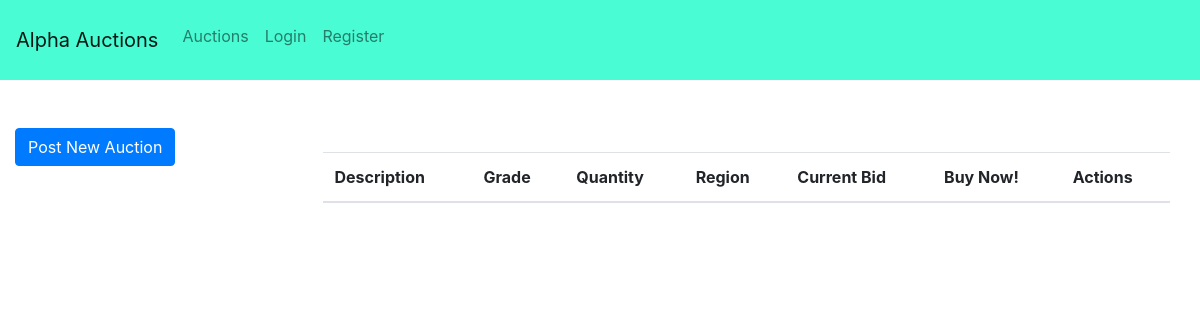
The page /auctions/listings/?asset=X on the database as committed earlier.
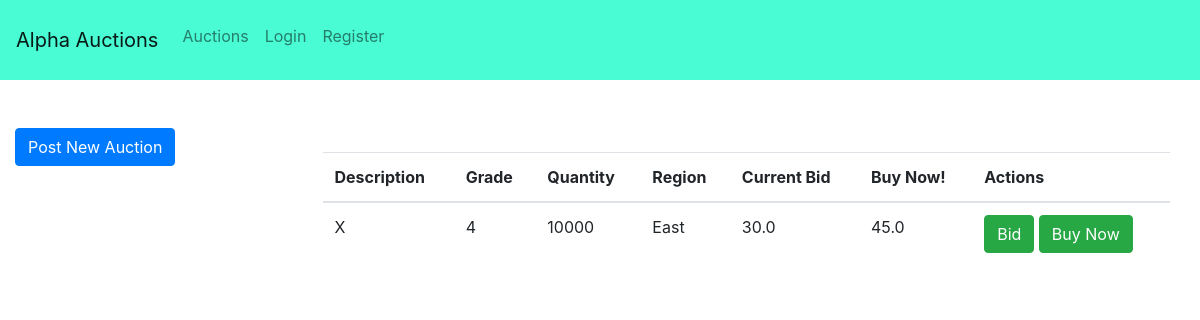
The same page on the database as committed later.
### auctions/models.py (models this page shows, shortened)
class Auction(models.Model):
    seller = models.ForeignKey(User, on_delete=models.CASCADE, null=True, related_name="seller", blank=True)
    asset_class = models.CharField(max_length=10, choices=ASSETS, default='X')
    underlying_asset = models.CharField(max_length=10, choices=UNDERLYING_ASSETS, default='X')
    grade = models.IntegerField(validators=[MinValueValidator(0), MaxValueValidator(30)], default=0)
    region = models.CharField(max_length=10, choices=REGIONS, default='H')
    quantity = models.IntegerField(validators=[MinValueValidator(1), MaxValueValidator(1000000)], default=1)
    unit_price = models.DecimalField(max_digits=10, decimal_places=1, default=25.00)
    buy_it_now_price = models.DecimalField(max_digits=10, decimal_places=1, default=25.00)
    high_bid = models.DecimalField(max_digits=10, decimal_places=1, default=25.00)
    high_bid_id = models.IntegerField(validators=[MinValueValidator(1)], null=True, blank=True)
    closing_date = models.DateTimeField(default=period_end, blank=True)
    opening_date = models.DateTimeField(auto_now_add=True, blank=True)
    status = models.CharField(max_length=10, default="OPEN")
    views = models.IntegerField(default=0)
    class Meta:
        verbose_name_plural = 'Auctions'

### auctions/views.py (the view)
# urls.py: path('auctions/', include('auctions.urls')),
def auctions(request):
    lots = Auction.objects.filter(status__exact='OPEN').filter(asset_class__exact=request.GET.get('asset'))
    return render(request, 'auctions/auctions.html', context= {'listings': lots})

### auctions/templates/auctions/auctions.html (shortened to what this page needs)
{% extends "homepage/header.html" %}
{% load staticfiles %}
{% block content %}
    <div class="container-fluid">
        <br>
        <div class="row">
            <div class="col-sm-3">
                <div class="row">
                    <a class="btn btn-primary" href="/auctions/new/?asset={{ request.GET.asset }}" role="button">Post New Auction</a>
                </div>
            </div>
            <div class="col-sm-9">
                <table class="table">
                    <thead>
                        <tr>
                        <th scope="col">Description</th>
                        <th scope="col">Grade</th>
                        <th scope="col">Quantity</th>
                        <th scope="col">Region</th>
                        <th scope="col">Current Bid</th>
                        <th scope="col">Buy Now!</th>
                        <th scope="col">Actions</th>
                        </tr>
                    </thead>
                    <tbody>
                        {% for lot in listings %}
                        <tr>
                            <td>{{ lot.asset_class }}</td>
                            <td>{{ lot.grade }}</td>
                            <td>{{ lot.quantity }}</td>
                            <td>{{ lot.region }}</td>
                            <td>{{ lot.high_bid }}</td>
                            <td>{{ lot.buy_it_now_price }}</td>
                            <td><a class="btn btn-success" href="/auctions/bid/?auction={{ lot.id }}" role="button">Bid</a>
                                <a class="btn btn-success" href="/auctions/buynow/?auction={{ lot.id }}" role="button">Buy Now</a></td>
                        </tr>
                        {% endfor %}
                    </tbody>
            </div>
        </div>
        <br>
    </div>
{% endblock %}

Rows that differ between the two databases and show on the page:
added Auction: asset_class "X", grade "4", quantity "10000", region "East", high_bid "30.0", buy_it_now_price "45.0"
